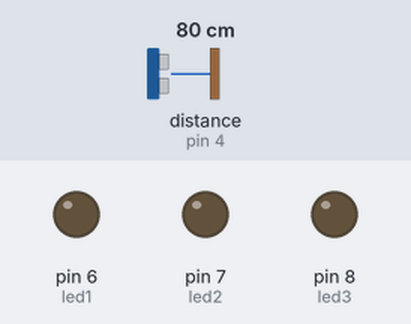
Bench run of a sketch on a simulated Arduino Uno, built with avr-gcc and run on an emulated ATmega328P. Shown: output pins drawn as LEDs (lit = HIGH). Inputs (shaded band) come from the test bench; at power-on: distance to the obstacle (sensor on pin 4) 80 cm. The echo pulse lasts 58.3 µs per cm.

Above: at 1.2 s.
1.3 s: distance to the obstacle (sensor on pin 4) set to 22 cm
2.8 s: distance to the obstacle (sensor on pin 4) set to 17 cm
At 3.4 s:
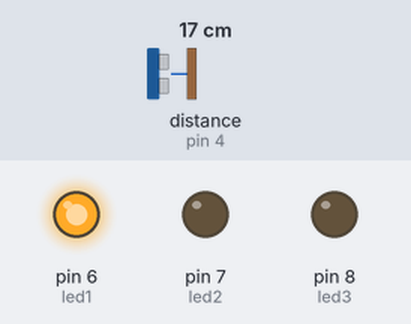
4.3 s: distance to the obstacle (sensor on pin 4) set to 13 cm
At 5.5 s:
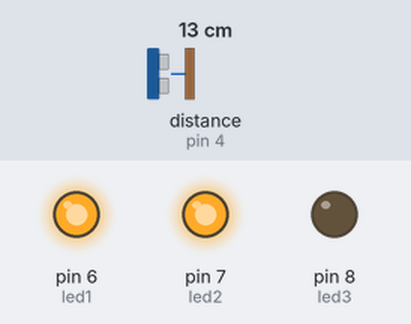
5.8 s: distance to the obstacle (sensor on pin 4) set to 11 cm
7.3 s: distance to the obstacle (sensor on pin 4) set to 8 cm
At 8.0 s:
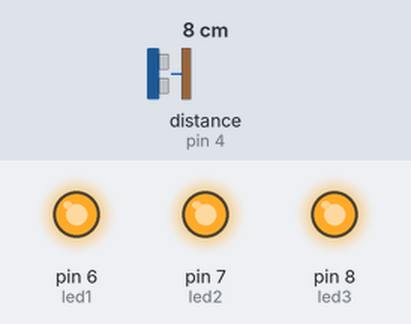
8.8 s: distance to the obstacle (sensor on pin 4) set to 18 cm
At 9.1 s:
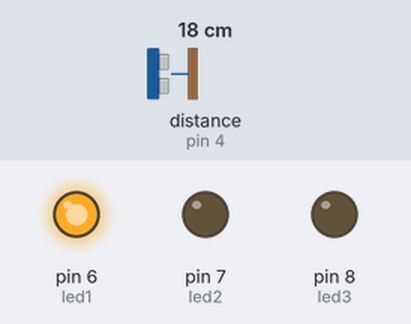
Timing chart, 0 to 11.3 s (numbered marks = the images above; inputs shaded):
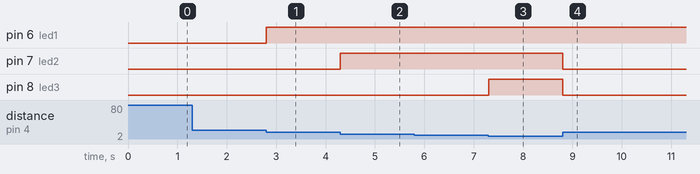

The sketch:

Sensor_de_estacionamento_ultrassonico.ino
```cpp
#include <Ultrasonic.h>
#define pino_trigger 3 //define o pino trigger escrito no utrassonico como sendo 3
#define pino_echo 4 //define o pino echo escrito no utrassonico como sendo 4
#define led1 6
#define led2 7
#define led3 8
//Inicializa o sensor nos pinos definidos acima
Ultrasonic ultrasonic(pino_trigger, pino_echo); //comando especifico da biblioteca Ultrassonic.h
long microsec = 0; // variavel de controle
float distanciaCM = 0; // variavel de controle
void setup()
{
//  pinMode(pino_trigger, INPUT);
//  pinMode(pino_echo, OUTPUT);
  pinMode(led1, OUTPUT);
  pinMode(led2, OUTPUT);
  pinMode(led3, OUTPUT);
}

void loop()
{
  //Lendo o valor do sensor
  microsec = ultrasonic.timing();

  //Convertendo a distância em CM
  distanciaCM = ultrasonic.convert(microsec, Ultrasonic::CM);

   if (distanciaCM <10)
  {
    digitalWrite(led1, HIGH);
    digitalWrite(led2, HIGH);
    digitalWrite(led3, HIGH);
  }
  else if (distanciaCM <15)
  {
    digitalWrite(led1, HIGH);
    digitalWrite(led2, HIGH);
    digitalWrite(led3, LOW);
  }
  else if (distanciaCM <20)
  {
    digitalWrite(led1, HIGH);
    digitalWrite(led2, LOW);
    digitalWrite(led3, LOW);
  }
  else
  {
    digitalWrite(led1,LOW);
    digitalWrite(led2,LOW);
    digitalWrite(led3,LOW);
  }

}
```

Measured:
- the behaviour switches between 20 and 19 cm on distance to the obstacle (sensor on pin 4) (found by bisection; images 0 and 1)
- the behaviour switches between 15 and 14 cm on distance to the obstacle (sensor on pin 4) (found by bisection; images 1 and 2)
- the behaviour switches between 10 and 9 cm on distance to the obstacle (sensor on pin 4) (found by bisection; images 2 and 3)
- after the input at 1.3 s, every drawn part: stays the same
- after the input at 2.8 s, pin 6 (led1): LOW → HIGH at once
- after the input at 4.3 s, pin 7 (led2): LOW → HIGH at once
- after the input at 5.8 s, every drawn part: stays the same
- after the input at 7.3 s, pin 8 (led3): LOW → HIGH at once
- after the input at 8.8 s, pin 7 (led2), pin 8 (led3): HIGH → LOW at once
